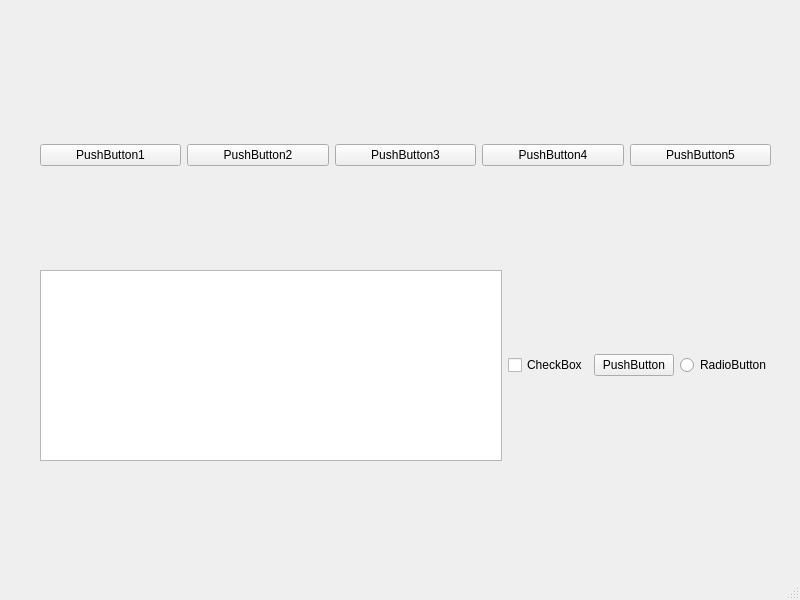
<?xml version="1.0" encoding="UTF-8"?>
<ui version="4.0">
 <class>MainWindow</class>
 <widget class="QMainWindow" name="MainWindow">
  <property name="geometry">
   <rect>
    <x>0</x>
    <y>0</y>
    <width>800</width>
    <height>600</height>
   </rect>
  </property>
  <property name="windowTitle">
   <string>MainWindow</string>
  </property>
  <widget class="QWidget" name="centralwidget">
   <widget class="QWidget" name="horizontalLayoutWidget">
    <property name="geometry">
     <rect>
      <x>40</x>
      <y>270</y>
      <width>731</width>
      <height>191</height>
     </rect>
    </property>
    <layout class="QHBoxLayout" name="horizontalLayout_2">
     <item>
      <widget class="QListView" name="listView"/>
     </item>
     <item>
      <widget class="QCheckBox" name="checkBox">
       <property name="text">
        <string>CheckBox</string>
       </property>
      </widget>
     </item>
     <item>
      <widget class="QPushButton" name="pushButton_6">
       <property name="text">
        <string>PushButton</string>
       </property>
      </widget>
     </item>
     <item>
      <widget class="QRadioButton" name="radioButton">
       <property name="text">
        <string>RadioButton</string>
       </property>
      </widget>
     </item>
    </layout>
   </widget>
   <widget class="QWidget" name="">
    <property name="geometry">
     <rect>
      <x>40</x>
      <y>120</y>
      <width>731</width>
      <height>71</height>
     </rect>
    </property>
    <layout class="QHBoxLayout" name="horizontalLayout">
     <item>
      <widget class="QPushButton" name="pushButton">
       <property name="text">
        <string>PushButton1</string>
       </property>
      </widget>
     </item>
     <item>
      <widget class="QPushButton" name="pushButton_2">
       <property name="text">
        <string>PushButton2</string>
       </property>
      </widget>
     </item>
     <item>
      <widget class="QPushButton" name="pushButton_3">
       <property name="text">
        <string>PushButton3</string>
       </property>
      </widget>
     </item>
     <item>
      <widget class="QPushButton" name="pushButton_4">
       <property name="text">
        <string>PushButton4</string>
       </property>
      </widget>
     </item>
     <item>
      <widget class="QPushButton" name="pushButton_5">
       <property name="text">
        <string>PushButton5</string>
       </property>
      </widget>
     </item>
    </layout>
   </widget>
  </widget>
  <widget class="QMenuBar" name="menubar">
   <property name="geometry">
    <rect>
     <x>0</x>
     <y>0</y>
     <width>800</width>
     <height>22</height>
    </rect>
   </property>
  </widget>
  <widget class="QStatusBar" name="statusbar"/>
 </widget>
 <resources/>
 <connections/>
</ui>
